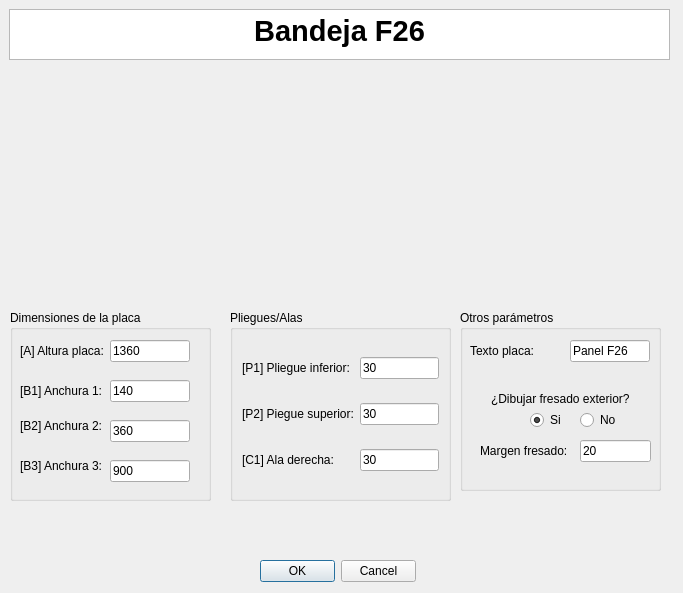
<?xml version="1.0" encoding="UTF-8"?>
<ui version="4.0">
 <class>MyPositionDialog</class>
 <widget class="QDialog" name="MyPositionDialog">
  <property name="geometry">
   <rect>
    <x>0</x>
    <y>0</y>
    <width>683</width>
    <height>593</height>
   </rect>
  </property>
  <property name="windowTitle">
   <string>Enter Position</string>
  </property>
  <property name="whatsThis">
   <string>&lt;html&gt;&lt;head/&gt;&lt;body&gt;&lt;p&gt;Esta ventana de KSDpanel te permite introducir todas las medidas correspondientes del panel seleccionado.&lt;/p&gt;&lt;p&gt;Recuerda que todas las medidas deben de ir en milimetros (mm).&lt;/p&gt;&lt;/body&gt;&lt;/html&gt;</string>
  </property>
  <widget class="QDialogButtonBox" name="buttonBox">
   <property name="geometry">
    <rect>
     <x>260</x>
     <y>560</y>
     <width>156</width>
     <height>23</height>
    </rect>
   </property>
   <property name="orientation">
    <enum>Qt::Horizontal</enum>
   </property>
   <property name="standardButtons">
    <set>QDialogButtonBox::Cancel|QDialogButtonBox::Ok</set>
   </property>
  </widget>
  <widget class="QTextBrowser" name="textBrowser">
   <property name="geometry">
    <rect>
     <x>9</x>
     <y>9</y>
     <width>661</width>
     <height>51</height>
    </rect>
   </property>
   <property name="html">
    <string>&lt;!DOCTYPE HTML PUBLIC &quot;-//W3C//DTD HTML 4.0//EN&quot; &quot;http://www.w3.org/TR/REC-html40/strict.dtd&quot;&gt;
&lt;html&gt;&lt;head&gt;&lt;meta name=&quot;qrichtext&quot; content=&quot;1&quot; /&gt;&lt;style type=&quot;text/css&quot;&gt;
p, li { white-space: pre-wrap; }
&lt;/style&gt;&lt;/head&gt;&lt;body style=&quot; font-family:'MS Shell Dlg 2'; font-size:8.25pt; font-weight:400; font-style:normal;&quot;&gt;
&lt;p align=&quot;center&quot; style=&quot; margin-top:0px; margin-bottom:0px; margin-left:0px; margin-right:0px; -qt-block-indent:0; text-indent:0px;&quot;&gt;&lt;span style=&quot; font-size:22pt; font-weight:600;&quot;&gt;Bandeja F26&lt;/span&gt;&lt;/p&gt;&lt;/body&gt;&lt;/html&gt;</string>
   </property>
  </widget>
  <widget class="QGroupBox" name="groupBox_2">
   <property name="geometry">
    <rect>
     <x>230</x>
     <y>310</y>
     <width>221</width>
     <height>191</height>
    </rect>
   </property>
   <property name="styleSheet">
    <string notr="true">font: 10pt &quot;MS Shell Dlg 2&quot;;</string>
   </property>
   <property name="title">
    <string>Pliegues/Alas</string>
   </property>
   <layout class="QGridLayout" name="gridLayout_2">
    <item row="0" column="0">
     <widget class="QLabel" name="label_13">
      <property name="text">
       <string>[P1] Pliegue inferior:</string>
      </property>
     </widget>
    </item>
    <item row="3" column="1">
     <widget class="QLineEdit" name="pliegueSuperiorUI">
      <property name="text">
       <string>30</string>
      </property>
     </widget>
    </item>
    <item row="5" column="0">
     <widget class="QLabel" name="label_19">
      <property name="text">
       <string>[C1] Ala derecha:</string>
      </property>
     </widget>
    </item>
    <item row="0" column="1">
     <widget class="QLineEdit" name="pliegueInferiorUI">
      <property name="text">
       <string>30</string>
      </property>
     </widget>
    </item>
    <item row="5" column="1">
     <widget class="QLineEdit" name="alaDerechaUI">
      <property name="text">
       <string>30</string>
      </property>
     </widget>
    </item>
    <item row="3" column="0">
     <widget class="QLabel" name="label_11">
      <property name="text">
       <string>[P2] Piegue superior:</string>
      </property>
     </widget>
    </item>
   </layout>
  </widget>
  <widget class="QLabel" name="imagenPanelUI">
   <property name="geometry">
    <rect>
     <x>210</x>
     <y>70</y>
     <width>271</width>
     <height>221</height>
    </rect>
   </property>
   <property name="text">
    <string/>
   </property>
   <property name="pixmap">
    <pixmap>../../../../../../../../Users/Public/Documents/Vectric Files/Gadgets/Cut2D Pro V9.5/Paneles/Paneles/images/REF_039cotas.jpg</pixmap>
   </property>
   <property name="scaledContents">
    <bool>true</bool>
   </property>
   <property name="wordWrap">
    <bool>false</bool>
   </property>
   <property name="margin">
    <number>0</number>
   </property>
   <property name="openExternalLinks">
    <bool>false</bool>
   </property>
  </widget>
  <widget class="QGroupBox" name="groupBox_4">
   <property name="geometry">
    <rect>
     <x>460</x>
     <y>310</y>
     <width>201</width>
     <height>181</height>
    </rect>
   </property>
   <property name="styleSheet">
    <string notr="true">font: 10pt &quot;MS Shell Dlg 2&quot;;</string>
   </property>
   <property name="title">
    <string>Otros parámetros</string>
   </property>
   <widget class="QLabel" name="label">
    <property name="geometry">
     <rect>
      <x>10</x>
      <y>30</y>
      <width>95</width>
      <height>22</height>
     </rect>
    </property>
    <property name="text">
     <string>Texto placa:</string>
    </property>
   </widget>
   <widget class="QLineEdit" name="textoDescriptivoA0UI">
    <property name="geometry">
     <rect>
      <x>110</x>
      <y>30</y>
      <width>80</width>
      <height>22</height>
     </rect>
    </property>
    <property name="text">
     <string>Panel F26</string>
    </property>
   </widget>
   <widget class="QRadioButton" name="noCrearFresadoUI">
    <property name="geometry">
     <rect>
      <x>120</x>
      <y>100</y>
      <width>38</width>
      <height>20</height>
     </rect>
    </property>
    <property name="text">
     <string>No</string>
    </property>
   </widget>
   <widget class="QLineEdit" name="margenFresadoUI">
    <property name="geometry">
     <rect>
      <x>120</x>
      <y>130</y>
      <width>71</width>
      <height>22</height>
     </rect>
    </property>
    <property name="text">
     <string>20</string>
    </property>
   </widget>
   <widget class="QRadioButton" name="crearFresadoUI">
    <property name="geometry">
     <rect>
      <x>70</x>
      <y>100</y>
      <width>34</width>
      <height>20</height>
     </rect>
    </property>
    <property name="text">
     <string>Si</string>
    </property>
    <property name="checked">
     <bool>true</bool>
    </property>
   </widget>
   <widget class="QLabel" name="label_2">
    <property name="geometry">
     <rect>
      <x>31</x>
      <y>81</y>
      <width>148</width>
      <height>16</height>
     </rect>
    </property>
    <property name="mouseTracking">
     <bool>false</bool>
    </property>
    <property name="text">
     <string>¿Dibujar fresado exterior?</string>
    </property>
    <property name="buddy">
     <cstring>label_2</cstring>
    </property>
   </widget>
   <widget class="QLabel" name="label_3">
    <property name="geometry">
     <rect>
      <x>20</x>
      <y>130</y>
      <width>107</width>
      <height>22</height>
     </rect>
    </property>
    <property name="text">
     <string>Margen fresado:</string>
    </property>
   </widget>
  </widget>
  <widget class="QGroupBox" name="groupBox">
   <property name="geometry">
    <rect>
     <x>10</x>
     <y>310</y>
     <width>201</width>
     <height>191</height>
    </rect>
   </property>
   <property name="title">
    <string>Dimensiones de la placa</string>
   </property>
  </widget>
  <widget class="QLabel" name="label_9">
   <property name="geometry">
    <rect>
     <x>20</x>
     <y>330</y>
     <width>111</width>
     <height>41</height>
    </rect>
   </property>
   <property name="text">
    <string>[A] Altura placa:</string>
   </property>
  </widget>
  <widget class="QLineEdit" name="alturaPlacaUI">
   <property name="geometry">
    <rect>
     <x>110</x>
     <y>340</y>
     <width>80</width>
     <height>22</height>
    </rect>
   </property>
   <property name="text">
    <string>1360</string>
   </property>
  </widget>
  <widget class="QLabel" name="label_6">
   <property name="geometry">
    <rect>
     <x>20</x>
     <y>410</y>
     <width>101</width>
     <height>31</height>
    </rect>
   </property>
   <property name="text">
    <string>[B2] Anchura 2:</string>
   </property>
  </widget>
  <widget class="QLabel" name="label_7">
   <property name="geometry">
    <rect>
     <x>20</x>
     <y>380</y>
     <width>111</width>
     <height>21</height>
    </rect>
   </property>
   <property name="text">
    <string>[B1] Anchura 1:</string>
   </property>
  </widget>
  <widget class="QLabel" name="label_10">
   <property name="geometry">
    <rect>
     <x>20</x>
     <y>450</y>
     <width>111</width>
     <height>31</height>
    </rect>
   </property>
   <property name="text">
    <string>[B3] Anchura 3:</string>
   </property>
  </widget>
  <widget class="QLineEdit" name="anchura1UI">
   <property name="geometry">
    <rect>
     <x>110</x>
     <y>380</y>
     <width>80</width>
     <height>22</height>
    </rect>
   </property>
   <property name="text">
    <string>140</string>
   </property>
  </widget>
  <widget class="QLineEdit" name="anchura2UI">
   <property name="geometry">
    <rect>
     <x>110</x>
     <y>420</y>
     <width>80</width>
     <height>22</height>
    </rect>
   </property>
   <property name="text">
    <string>360</string>
   </property>
  </widget>
  <widget class="QLineEdit" name="anchura3UI">
   <property name="geometry">
    <rect>
     <x>110</x>
     <y>460</y>
     <width>80</width>
     <height>22</height>
    </rect>
   </property>
   <property name="text">
    <string>900</string>
   </property>
  </widget>
  <zorder>groupBox_2</zorder>
  <zorder>buttonBox</zorder>
  <zorder>textBrowser</zorder>
  <zorder>imagenPanelUI</zorder>
  <zorder>groupBox_4</zorder>
  <zorder>groupBox</zorder>
  <zorder>label_9</zorder>
  <zorder>alturaPlacaUI</zorder>
  <zorder>label_6</zorder>
  <zorder>label_7</zorder>
  <zorder>label_10</zorder>
  <zorder>anchura1UI</zorder>
  <zorder>anchura2UI</zorder>
  <zorder>anchura3UI</zorder>
 </widget>
 <resources/>
 <connections>
  <connection>
   <sender>buttonBox</sender>
   <signal>accepted()</signal>
   <receiver>MyPositionDialog</receiver>
   <slot>accept()</slot>
   <hints>
    <hint type="sourcelabel">
     <x>248</x>
     <y>254</y>
    </hint>
    <hint type="destinationlabel">
     <x>157</x>
     <y>274</y>
    </hint>
   </hints>
  </connection>
  <connection>
   <sender>buttonBox</sender>
   <signal>rejected()</signal>
   <receiver>MyPositionDialog</receiver>
   <slot>reject()</slot>
   <hints>
    <hint type="sourcelabel">
     <x>316</x>
     <y>260</y>
    </hint>
    <hint type="destinationlabel">
     <x>286</x>
     <y>274</y>
    </hint>
   </hints>
  </connection>
 </connections>
</ui>
